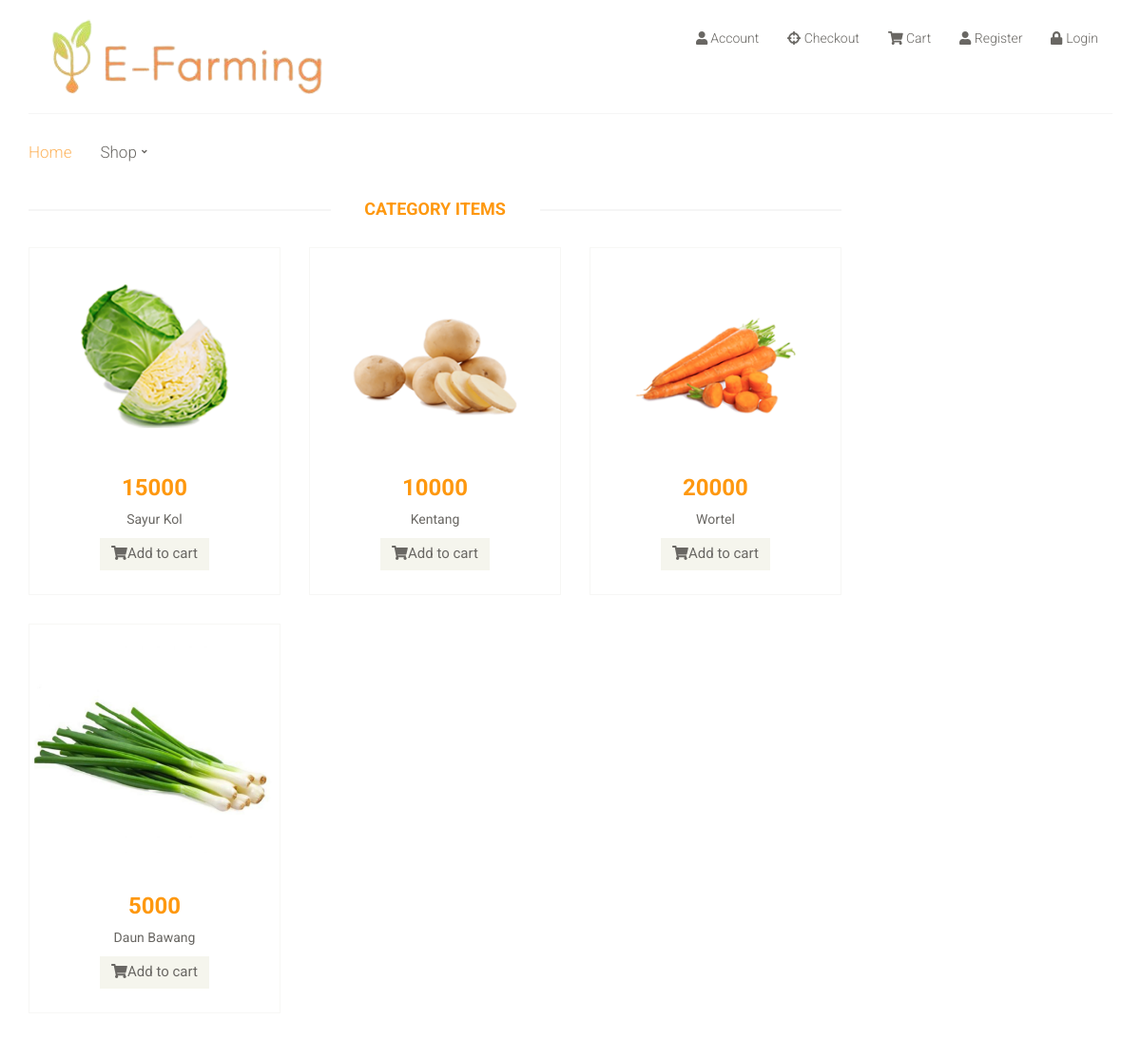
/index.php/Frontend/produk_kategori/1, run on the app's committed database.
### tables this page shows
CREATE TABLE `tbl_produk` (
  `id_produk` int(11) NOT NULL,
  `kd_produk` varchar(20) NOT NULL,
  `nm_produk` varchar(100) NOT NULL,
  `kategori` varchar(30) NOT NULL,
  `harga` double NOT NULL,
  `stok` int(11) NOT NULL,
  `ket` text NOT NULL,
  `gambar` text NOT NULL
);

### application/controllers/Frontend.php (called while the page is built, shortened)
<?php
class Frontend extends CI_Controller {
	public function produk_kategori($kategori)
	{
		$this->load->model('M_Kategori');
		$data['tbl_kategori'] = $this->M_Kategori->tampil_data2();
		$where = array('kategori' => $kategori);
		$this->load->model('M_Produk');
		$data['tbl_produk'] = $this->M_Produk->view_data($where,'tbl_produk')->result();
		$this->load->view('Frontend/Template/header.php');
		$this->load->view('Frontend/produk_kategori.php',$data);
	}
}

### index.php (called while the page is built, shortened)
<?php
require_once BASEPATH.'core/CodeIgniter.php';

### application/models/M_Produk.php (called while the page is built, shortened)
<?php
Class M_Produk extends CI_Model{
	function view_data($where,$table){
		return $this->db->get_where($table,$where);
	}
}

### application/views/Frontend/produk_kategori.php (the view, shortened to what this page needs)
<div class="col-sm-9 padding-right">
					<div class="features_items">
						<h2 class="title text-center">Category Items</h2>
					<?php
					foreach ($tbl_produk as $produk) {
                    ?>
					<div class="col-sm-4">
							<div class="product-image-wrapper">
								<div class="single-products">
										<div class="productinfo text-center">
											<img src="<?php echo base_url(); ?>uploads/<?php echo $produk->gambar ?>" alt="" />
											<h2><?php echo $produk->harga ?></h2>
											<p><?php echo $produk->nm_produk ?></p>
											<a href="#" class="btn btn-default add-to-cart"><i class="fa fa-shopping-cart"></i>Add to cart</a>
										</div>
										<div class="product-overlay">
											<div class="overlay-content">
											</div>
										</div>
								</div>
							</div>
						</div>
					<?php } ?>
					</div>
				</div>

### assets/Frontend/css/main.css (style rules this page uses)
body { font-family: 'Roboto', sans-serif; position: relative; font-weight: 400px; }
a { -webkit-transition: 300ms; transition: 300ms; }
h1, h2, h3, h4, h5, h6 { font-family: 'Roboto', sans-serif; }
.left-sidebar h2:after, h2.title:after { content: " "; position: absolute; border: 1px solid #f5f5f5; bottom: 8px; left: 0; width: 100%; height: 0; z-index: -2; }
h2.title:before { content: " "; position: absolute; background: #fff; bottom: -6px; width: 220px; height: 30px; z-index: -1; left: 50%; margin-left: -110px; }
.padding-right { padding-right: 0; }
.features_items { overflow: hidden; }
h2.title { color: #FE980F; font-family: 'Roboto', sans-serif; font-size: 18px; font-weight: 700; margin: 0 15px; text-transform: uppercase; margin-bottom: 30px; position: relative; }
.product-image-wrapper { border: 1px solid #F7F7F5; overflow: hidden; margin-bottom: 30px; }
.single-products { position: relative; }
.productinfo h2 { color: #FE980F; font-family: 'Roboto', sans-serif; font-size: 24px; font-weight: 700; }
.productinfo p { font-family: 'Roboto', sans-serif; font-size: 14px; font-weight: 400; color: #696763; }
.productinfo img { width: 100%; }
.productinfo { position: relative; }
.product-overlay { background: rgba(254, 152, 15, .8); top: 0; display: none; height: 0; position: absolute; -webkit-transition: height 500ms ease 0s; transition: height 500ms ease 0s; width: 100%; display: block; }
.product-overlay .overlay-content { bottom: 0; position: absolute; bottom: 0; text-align: center; width: 100%; }
.add-to-cart { background: #F5F5ED; border: 0 none; border-radius: 0; color: #696763; font-family: 'Roboto', sans-serif; font-size: 15px; margin-bottom: 25px; }

### data on the page
tbl_produk: gambar (picture), harga "15000", nm_produk "Sayur Kol"
tbl_produk: gambar (picture), harga "10000", nm_produk "Kentang"
tbl_produk: gambar (picture), harga "20000", nm_produk "Wortel"
tbl_produk: gambar (picture), harga "5000", nm_produk "Daun Bawang"
